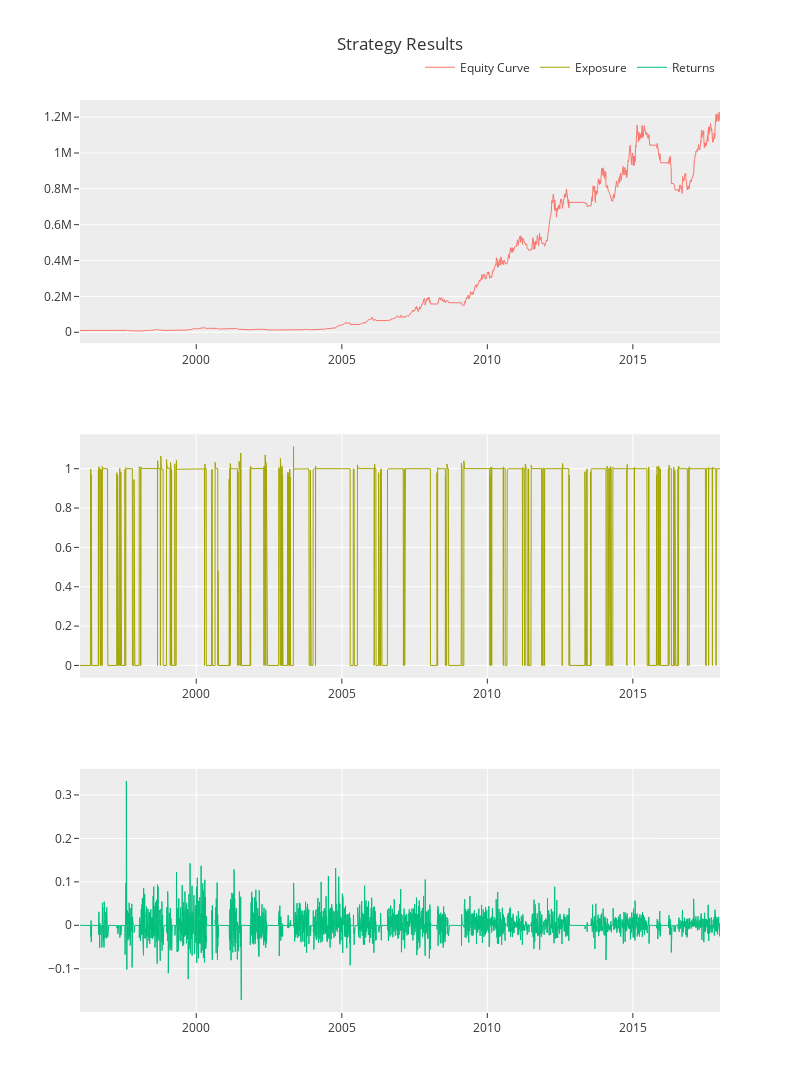

Write notebook code for a chart like this one.
### Markdown cell above
![zipline_single_backtest.png](./zipline_single_backtest.png)

### Code cell
# Set start and end date
# start_date = datetime(1996, 1, 1, tzinfo=pytz.UTC)
# end_date = datetime(2018, 12, 31, tzinfo=pytz.UTC)
start_date = pd.Timestamp('1996-1-1')
end_date = pd.Timestamp('2017-12-31')

# Fire off the backtest
results = run_algorithm(
    start=start_date, 
    end=end_date, 
    initialize=initialize, 
    analyze=analyze, 
    handle_data=handle_data, 
    capital_base=10000, 
    data_frequency = 'daily', bundle='quandl' 
)

### Figure 1 — Plotly figure (JSON) as saved in the notebook; plotly's stock layout.template omitted (floating-point values rounded to 4 significant figures; data arrays with more than 128 entries replaced by an {"elided": "..."} marker saying what was removed)
{"data": [{"line": {"width": 1}, "mode": "lines", "name": "Equity Curve", "type": "scatter", "x": {"elided": "5539 str values"}, "xaxis": "x", "y": {"elided": "5539 float values"}, "yaxis": "y"}, {"line": {"width": 1}, "mode": "lines", "name": "Exposure", "type": "scatter", "x": {"elided": "5539 str values"}, "xaxis": "x2", "y": {"elided": "5539 float values"}, "yaxis": "y2"}, {"line": {"width": 1}, "mode": "lines", "name": "Returns", "type": "scatter", "x": {"elided": "5539 str values"}, "xaxis": "x3", "y": {"elided": "5539 float values"}, "yaxis": "y3"}], "layout": {"height": 1200, "legend": {"orientation": "h", "x": 1, "xanchor": "right", "y": 1.02, "yanchor": "bottom"}, "title": {"text": "Strategy Results"}, "width": 800, "xaxis": {"anchor": "y", "autorange": true, "domain": [0, 1], "range": ["1996-01-02 21:00", "2017-12-29 21:00"], "showgrid": false, "type": "date"}, "xaxis2": {"anchor": "y2", "autorange": true, "domain": [0, 1], "range": ["1996-01-02 21:00", "2017-12-29 21:00"], "type": "date"}, "xaxis3": {"anchor": "y3", "autorange": true, "domain": [0, 1], "range": ["1996-01-02 21:00", "2017-12-29 21:00"], "type": "date"}, "yaxis": {"anchor": "x", "autorange": true, "domain": [0.7333, 1], "range": [-61010.0, 1296000.0], "type": "linear"}, "yaxis2": {"anchor": "x2", "autorange": true, "domain": [0.3667, 0.6333], "range": [-0.06182, 1.174], "type": "linear"}, "yaxis3": {"anchor": "x3", "autorange": true, "domain": [0, 0.2667], "range": [-0.1996, 0.3602], "type": "linear"}}}
